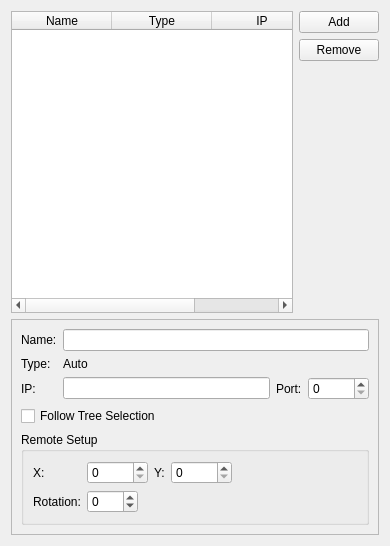
<?xml version="1.0" encoding="UTF-8"?>
<ui version="4.0">
 <class>HostsOptionPage</class>
 <widget class="QWidget" name="HostsOptionPage">
  <property name="geometry">
   <rect>
    <x>0</x>
    <y>0</y>
    <width>390</width>
    <height>546</height>
   </rect>
  </property>
  <property name="windowTitle">
   <string>Form</string>
  </property>
  <layout class="QVBoxLayout" name="verticalLayout">
   <item>
    <layout class="QHBoxLayout" name="horizontalLayout">
     <item>
      <widget class="QTableWidget" name="hostsWidget">
       <property name="editTriggers">
        <set>QAbstractItemView::NoEditTriggers</set>
       </property>
       <property name="selectionMode">
        <enum>QAbstractItemView::SingleSelection</enum>
       </property>
       <property name="selectionBehavior">
        <enum>QAbstractItemView::SelectRows</enum>
       </property>
       <property name="columnCount">
        <number>3</number>
       </property>
       <attribute name="horizontalHeaderHighlightSections">
        <bool>false</bool>
       </attribute>
       <attribute name="horizontalHeaderStretchLastSection">
        <bool>true</bool>
       </attribute>
       <attribute name="verticalHeaderVisible">
        <bool>false</bool>
       </attribute>
       <attribute name="verticalHeaderHighlightSections">
        <bool>false</bool>
       </attribute>
       <column>
        <property name="text">
         <string>Name</string>
        </property>
       </column>
       <column>
        <property name="text">
         <string>Type</string>
        </property>
       </column>
       <column>
        <property name="text">
         <string>IP</string>
        </property>
       </column>
      </widget>
     </item>
     <item>
      <layout class="QVBoxLayout" name="verticalLayout_2">
       <item>
        <widget class="QPushButton" name="addHostButton">
         <property name="text">
          <string>Add</string>
         </property>
         <property name="autoDefault">
          <bool>false</bool>
         </property>
        </widget>
       </item>
       <item>
        <widget class="QPushButton" name="removeHostButton">
         <property name="text">
          <string>Remove</string>
         </property>
        </widget>
       </item>
       <item>
        <spacer name="verticalSpacer">
         <property name="orientation">
          <enum>Qt::Vertical</enum>
         </property>
         <property name="sizeHint" stdset="0">
          <size>
           <width>20</width>
           <height>40</height>
          </size>
         </property>
        </spacer>
       </item>
      </layout>
     </item>
    </layout>
   </item>
   <item>
    <widget class="QFrame" name="hostUI">
     <property name="frameShape">
      <enum>QFrame::StyledPanel</enum>
     </property>
     <property name="frameShadow">
      <enum>QFrame::Raised</enum>
     </property>
     <layout class="QFormLayout" name="formLayout_2">
      <property name="fieldGrowthPolicy">
       <enum>QFormLayout::ExpandingFieldsGrow</enum>
      </property>
      <item row="0" column="0">
       <widget class="QLabel" name="nameLabel">
        <property name="text">
         <string>Name:</string>
        </property>
       </widget>
      </item>
      <item row="0" column="1">
       <widget class="QLineEdit" name="nameField"/>
      </item>
      <item row="1" column="0">
       <widget class="QLabel" name="typeLabel">
        <property name="text">
         <string>Type:</string>
        </property>
       </widget>
      </item>
      <item row="1" column="1">
       <widget class="QLabel" name="typeField">
        <property name="text">
         <string>Auto</string>
        </property>
       </widget>
      </item>
      <item row="2" column="0">
       <widget class="QLabel" name="ipLabel">
        <property name="enabled">
         <bool>true</bool>
        </property>
        <property name="text">
         <string>IP:</string>
        </property>
       </widget>
      </item>
      <item row="2" column="1">
       <layout class="QHBoxLayout" name="horizontalLayout_2">
        <item>
         <widget class="QLineEdit" name="ipField"/>
        </item>
        <item>
         <widget class="QLabel" name="portLabel">
          <property name="text">
           <string>Port:</string>
          </property>
         </widget>
        </item>
        <item>
         <widget class="QSpinBox" name="portField">
          <property name="maximum">
           <number>99999</number>
          </property>
         </widget>
        </item>
       </layout>
      </item>
      <item row="3" column="0" colspan="2">
       <widget class="QCheckBox" name="followTreeSelectionField">
        <property name="text">
         <string>Follow Tree Selection</string>
        </property>
       </widget>
      </item>
      <item row="5" column="0" colspan="2">
       <widget class="QGroupBox" name="groupBox">
        <property name="title">
         <string>Remote Setup</string>
        </property>
        <layout class="QFormLayout" name="formLayout">
         <property name="fieldGrowthPolicy">
          <enum>QFormLayout::ExpandingFieldsGrow</enum>
         </property>
         <item row="2" column="0">
          <widget class="QLabel" name="xLabel">
           <property name="text">
            <string>X:</string>
           </property>
          </widget>
         </item>
         <item row="2" column="1">
          <layout class="QHBoxLayout" name="horizontalLayout_3">
           <item>
            <widget class="QSpinBox" name="xField">
             <property name="maximum">
              <number>99999</number>
             </property>
            </widget>
           </item>
           <item>
            <widget class="QLabel" name="yLabel">
             <property name="text">
              <string>Y:</string>
             </property>
            </widget>
           </item>
           <item>
            <widget class="QSpinBox" name="yField">
             <property name="maximum">
              <number>99999</number>
             </property>
            </widget>
           </item>
           <item>
            <spacer name="horizontalSpacer">
             <property name="orientation">
              <enum>Qt::Horizontal</enum>
             </property>
             <property name="sizeHint" stdset="0">
              <size>
               <width>40</width>
               <height>20</height>
              </size>
             </property>
            </spacer>
           </item>
          </layout>
         </item>
         <item row="3" column="0">
          <widget class="QLabel" name="rotationLabel">
           <property name="text">
            <string>Rotation:</string>
           </property>
          </widget>
         </item>
         <item row="3" column="1">
          <layout class="QHBoxLayout" name="horizontalLayout_5">
           <item>
            <widget class="QSpinBox" name="rotationField">
             <property name="minimum">
              <number>-360</number>
             </property>
             <property name="maximum">
              <number>360</number>
             </property>
            </widget>
           </item>
           <item>
            <spacer name="horizontalSpacer_2">
             <property name="orientation">
              <enum>Qt::Horizontal</enum>
             </property>
             <property name="sizeHint" stdset="0">
              <size>
               <width>40</width>
               <height>20</height>
              </size>
             </property>
            </spacer>
           </item>
          </layout>
         </item>
        </layout>
       </widget>
      </item>
     </layout>
    </widget>
   </item>
  </layout>
 </widget>
 <resources/>
 <connections/>
</ui>
